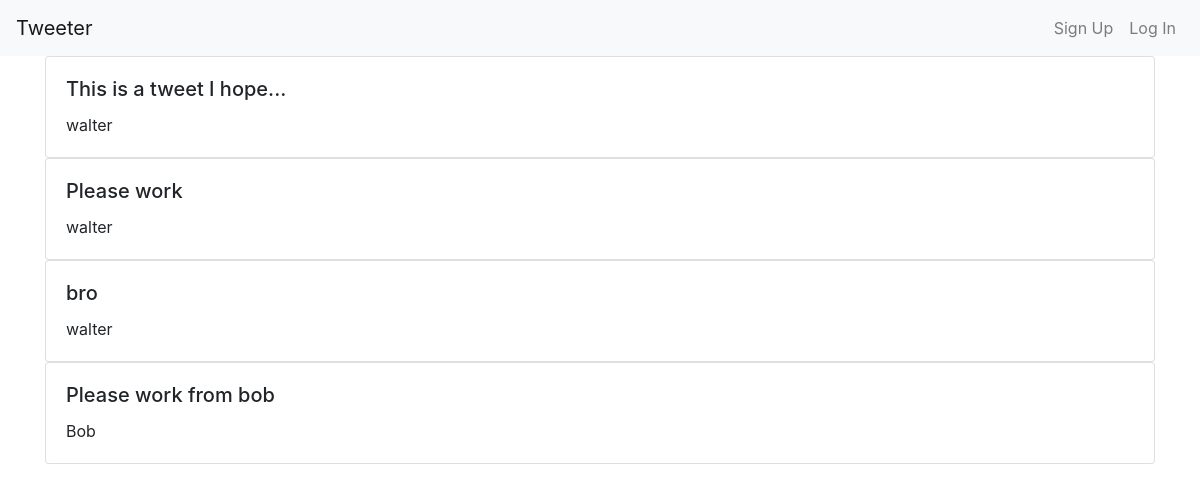
The page / on the database its author committed.
### tweets/models.py (models this page shows, shortened)
class Tweet(models.Model):
    user = models.ForeignKey(get_user_model(), on_delete=models.PROTECT)
    body = models.CharField(max_length=255)
    created_at = models.DateTimeField(default=timezone.now)
    updated_at = models.DateTimeField(default=timezone.now)

### users/models.py (models this page shows, shortened)
class CustomUser(AbstractUser):
    gender = models.CharField(max_length=255, blank=True, null=True)
    dob = models.DateField(null=True, blank=True)
    location = models.CharField(max_length=255, blank=True, null=True)
    def __str__(self):
        return self.username

### tweets/views.py (the view)
# urls.py: path('', TweetListView.as_view(), name='home'),
class TweetListView(ListView):
    model = Tweet
    template_name = 'home.html'

### tweets/templates/home.html
{% extends 'base.html' %}
{% block content %}
  {% for tweet in object_list %}
    <div class="card" >
      <div class="card-body">
        <h5 class="card-title">{{ tweet.body }}</h5>
        <p class="card-text">{{ tweet.user }}</p>
      </div>
    </div>
  {% endfor %}
{% endblock content %}

### rows shown on the page
Tweet: body "This is a tweet I hope...", user "walter"
Tweet: body "Please work", user "walter"
Tweet: body "bro", user "walter"
Tweet: body "Please work from bob", user "Bob"
